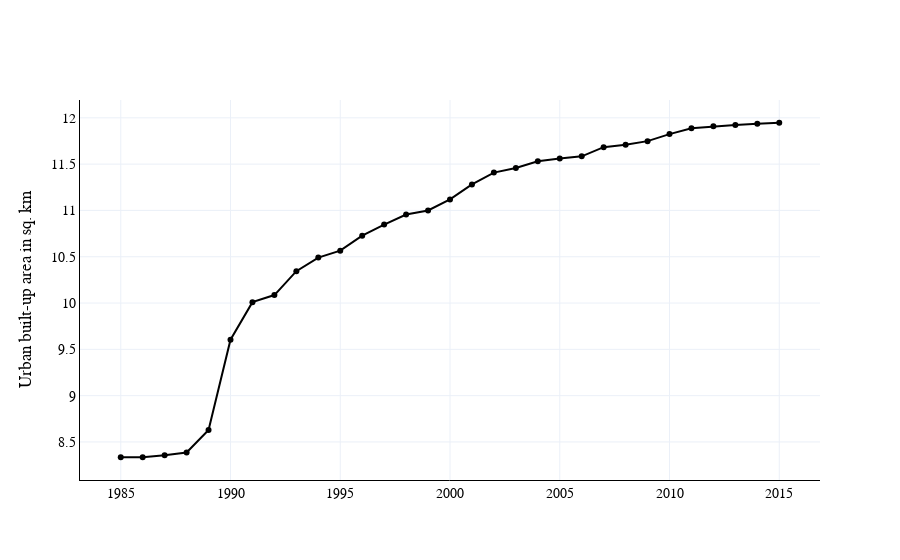

The cell this chart's notebook holds for it:
### Markdown cell above
## wsf_chart

### Code cell
wsf_stats()

### Figure 1 — Plotly figure (JSON) as saved in the notebook; plotly's stock layout.template omitted (floating-point values rounded to 4 significant figures)
{"data": [{"line": {"color": "black"}, "mode": "lines+markers", "name": "Urban built-up area (sq. km)", "type": "scatter", "x": [1985, 1986, 1987, 1988, 1989, 1990, 1991, 1992, 1993, 1994, 1995, 1996, 1997, 1998, 1999, 2000, 2001, 2002, 2003, 2004, 2005, 2006, 2007, 2008, 2009, 2010, 2011, 2012, 2013, 2014, 2015], "y": [8.335, 8.335, 8.355, 8.386, 8.629, 9.605, 10.01, 10.09, 10.34, 10.49, 10.57, 10.73, 10.85, 10.96, 11.0, 11.12, 11.28, 11.41, 11.46, 11.53, 11.56, 11.58, 11.68, 11.71, 11.75, 11.82, 11.89, 11.91, 11.92, 11.94, 11.95]}], "layout": {"autosize": true, "font": {"color": "black", "family": "system-ui, -apple-system, \"Segoe UI\", Roboto, \"Helvetica Neue\", Arial, \"Noto Sans\", \"Liberation Sans\", sans-serif, \"Apple Color Emoji\", \"Segoe UI Emoji\", \"Segoe UI Symbol\", \"Noto Color Emoji\"", "size": 14}, "hovermode": "x", "plot_bgcolor": "white", "showlegend": false, "xaxis": {"linecolor": "black", "title": {"text": ""}}, "yaxis": {"linecolor": "black", "range": [0, null], "title": {"text": "Urban built-up area in sq. km"}}}}
